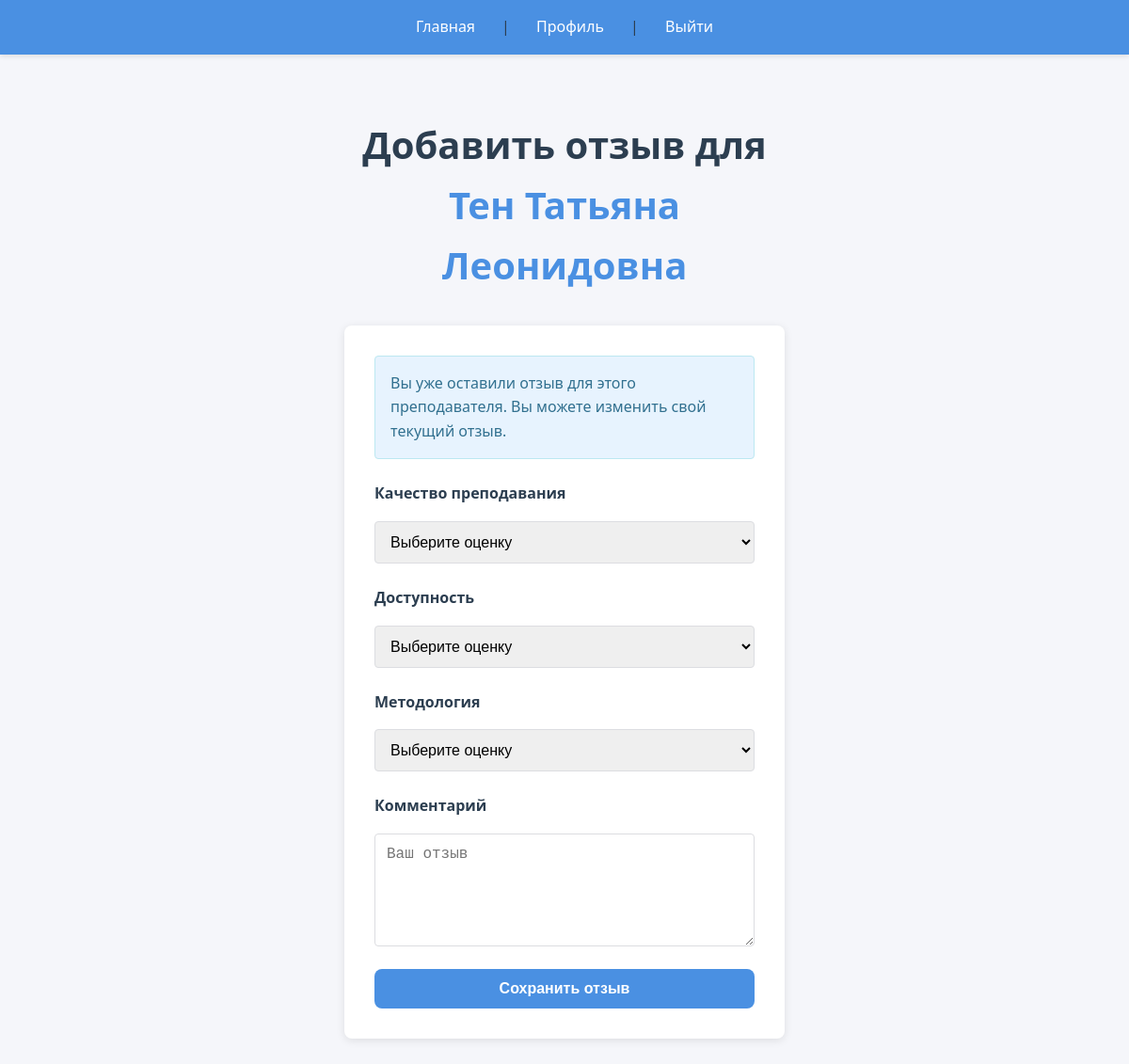
The app's page /2/add_rating/ (signed in) with its own data.
### teachers/models.py (models this page shows, shortened)
class Teacher(models.Model):
    first_name = models.CharField(max_length=100)
    last_name = models.CharField(max_length=100)
    patronymic = models.CharField(max_length=100, blank=True, null=True)
    department = models.CharField(max_length=100)
    position = models.CharField(max_length=100, default='Преподаватель')
    email = models.EmailField(blank=True, null=True)
    phone_number = models.CharField(max_length=20, blank=True, null=True)
    academic_degree = models.CharField(max_length=100, blank=True, null=True)
    academic_title = models.CharField(max_length=100, blank=True, null=True)
    specialization = models.CharField(max_length=200, blank=True, null=True)
    education = models.TextField(blank=True, null=True)
    experience_years = models.IntegerField(default=0)
    avatar = models.ImageField(upload_to='teacher_avatars/', null=True, blank=True)

### teachers/views.py (the view)
# urls.py: path('<int:teacher_id>/add_rating/', views.add_rating, name='add_rating'),
def add_rating(request, teacher_id):
    teacher = get_object_or_404(Teacher, id=teacher_id)
    existing_rating = Rating.objects.filter(teacher=teacher, user=request.user).first()
    if request.method == 'POST':
        if existing_rating:
            form = RatingForm(request.POST, instance=existing_rating)
        else:
            form = RatingForm(request.POST)
        if form.is_valid():
            rating = form.save(commit=False)
            rating.teacher = teacher
            rating.user = request.user
            rating.teaching_quality = form.cleaned_data['teaching_quality']
            rating.availability = form.cleaned_data['availability']
            rating.methodology = form.cleaned_data['methodology']
            rating.save()
            messages.success(request, 'Ваш отзыв был успешно сохранен.')
            return redirect('teacher_detail', teacher_id=teacher.id)
    else:
        form = RatingForm(instance=existing_rating) if existing_rating else RatingForm()
    return render(request, 'teachers/add_rating.html', {
        'form': form,
        'teacher': teacher,
        'existing_rating': existing_rating
    })

### teachers/forms.py
class RatingForm(forms.ModelForm):
    teaching_quality = forms.ChoiceField(
        choices=[(1, '1'), (2, '2'), (3, '3'), (4, '4'), (5, '5')],
        label='Качество преподавания'
    )
    availability = forms.ChoiceField(
        choices=[(1, '1'), (2, '2'), (3, '3'), (4, '4'), (5, '5')],
        label='Доступность'
    )
    methodology = forms.ChoiceField(
        choices=[(1, '1'), (2, '2'), (3, '3'), (4, '4'), (5, '5')],
        label='Методология'
    )
    class Meta:
        model = Rating
        fields = ['teaching_quality', 'availability', 'methodology', 'comment']
        widgets = {
            'comment': forms.Textarea(attrs={'rows': 3, 'placeholder': 'Ваш отзыв'})
        }
        labels = {
            'comment': 'Комментарий',
        }

### teachers/templates/teachers/add_rating.html (shortened to what this page needs)
{% extends 'base.html' %}
{% block content %}
<div class="container add-rating-container">
    <h1 class="page-title">Добавить отзыв для
        <span class="teacher-name">
            {{ teacher.last_name }} {{ teacher.first_name }}
            {% if teacher.patronymic %}
                {{ teacher.patronymic }}
            {% endif %}
        </span>
    </h1>
    <div class="add-rating-wrapper">
        <form method="post" class="add-rating-form">
            {% if existing_rating %}
            <div class="alert alert-info">
                Вы уже оставили отзыв для этого преподавателя. Вы можете изменить свой текущий отзыв.
            </div>
            {% endif %}
            <div class="form-group">
                <label for="teaching_quality">Качество преподавания</label>
                <select name="teaching_quality" id="teaching_quality" class="form-control">
                    <option value="">Выберите оценку</option>
                </select>
            </div>
            <div class="form-group">
                <label for="availability">Доступность</label>
                <select name="availability" id="availability" class="form-control">
                    <option value="">Выберите оценку</option>
                </select>
            </div>
            <div class="form-group">
                <label for="methodology">Методология</label>
                <select name="methodology" id="methodology" class="form-control">
                    <option value="">Выберите оценку</option>
                </select>
            </div>
            <div class="form-group">
                <label for="comment">Комментарий</label>
                <textarea name="comment" id="comment" class="form-control" rows="3" placeholder="Ваш отзыв"></textarea>
            </div>
            <button type="submit" class="btn btn-primary">Сохранить отзыв</button>
        </form>
    </div>
</div>
{% endblock %}

### teachers/static/styles.css (style rules this page uses)
:root { --primary-color: #4a90e2; --secondary-color: #2c3e50; --background-color: #f5f6fa; --text-color: #2c3e50; --border-color: #dcdde1; --success-color: #27ae60; --error-color: #e74c3c; }
* { margin: 0; padding: 0; box-sizing: border-box; }
body { font-family: 'Segoe UI', Tahoma, Geneva, Verdana, sans-serif; line-height: 1.6; background-color: var(--background-color); color: var(--text-color); }
.form-group { margin-bottom: 1rem; }
.form-group label { display: block; margin-bottom: 0.5rem; color: var(--secondary-color); }
.btn { display: inline-block; padding: 0.75rem 1.5rem; background-color: var(--primary-color); color: white; border: none; border-radius: 4px; cursor: pointer; font-size: 1rem; transition: background-color 0.3s; text-align: center; width: 100%; }
.alert { padding: 1rem; border-radius: 4px; margin-bottom: 1rem; }
.container { max-width: 1200px; margin: 0 auto; padding: 2rem 1rem; }
.page-title { color: var(--secondary-color); text-align: center; margin-bottom: 2rem; font-size: 2.5rem; }
.teacher-name { margin: 0; font-size: 1.25rem; }
.teacher-name { margin: 0 0 0.5rem 0; color: var(--secondary-color); font-size: 2.5rem; }
.btn-primary { padding: 0.75rem 1.5rem; background-color: var(--primary-color); color: white; text-decoration: none; border-radius: 4px; transition: background-color 0.3s; }
.page-title { text-align: center; color: var(--secondary-color); margin-bottom: 2rem; }
.teacher-name { color: var(--primary-color); }
.form-group { display: flex; flex-direction: column; gap: 0.5rem; }
.form-group label { color: var(--secondary-color); font-weight: bold; }
.form-group textarea { width: 100%; padding: 0.75rem; border: 1px solid var(--border-color); border-radius: 4px; min-height: 120px; resize: vertical; font-size: 1rem; }
.btn-primary, .btn-secondary { padding: 0.75rem 1.5rem; border-radius: 4px; text-decoration: none; text-align: center; font-size: 1rem; transition: background-color 0.3s, color 0.3s; flex: 1; }
.btn-primary { background-color: var(--primary-color); color: white; }
.add-rating-container { max-width: 600px; margin: 2rem auto; }
.add-rating-wrapper { background-color: white; border-radius: 8px; padding: 2rem; box-shadow: 0 2px 10px rgba(0, 0, 0, 0.1); margin-bottom: 1.5rem; }
.add-rating-form .form-group { margin-bottom: 1.5rem; }
.add-rating-form .form-group label { display: block; margin-bottom: 0.5rem; color: var(--secondary-color); }
.add-rating-form .form-group select, .add-rating-form .form-group textarea { width: 100%; padding: 0.75rem; border: 1px solid var(--border-color); border-radius: 4px; font-size: 1rem; }
.alert-info { background-color: #e7f3fe; color: #31708f; border: 1px solid #bce8f1; border-radius: 4px; padding: 1rem; margin-bottom: 1.5rem; }
.btn { display: inline-flex; align-items: center; justify-content: center; gap: 10px; padding: 0.75rem 1.25rem; border-radius: 8px; text-decoration: none; transition: all 0.3s ease; font-weight: 600; }
.btn-primary { background-color: var(--primary-color); color: white; border: none; }

### teachers/templates/teachers/add_rating.html (style rules this page uses)
.add-rating-container { max-width: 500px; margin: 0 auto; padding: 2rem 1rem; }
.add-rating-wrapper { background-color: white; border-radius: 8px; padding: 2rem; box-shadow: 0 2px 10px rgba(0, 0, 0, 0.1); }

### records on screen
Teacher: last_name "Тен", first_name "Татьяна", patronymic "Леонидовна"
